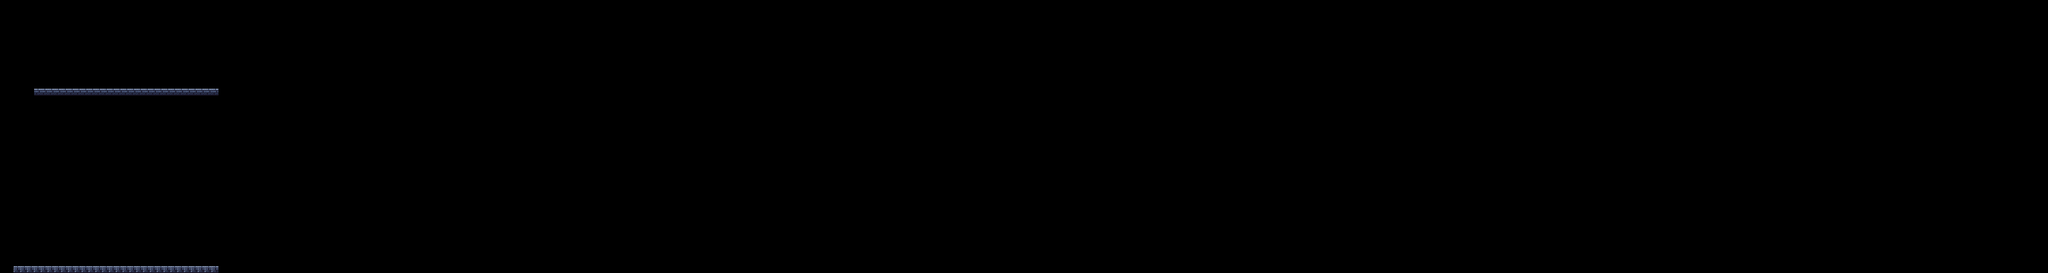

Below is a game level as drawn by its tile map, then a one-line description and the .tmx that defines it (tile-layer data replaced by summaries):
An orthogonal 300x40 tile map with 16x16 px tiles, 1 tile layer (Tile Layer 1) and 2 objects.

<map version="1.10" tiledversion="1.10.2" orientation="orthogonal" renderorder="right-down" width="300" height="40" tilewidth="16" tileheight="16" infinite="0" nextlayerid="4" nextobjectid="3">
 <tileset firstgid="1" source="../Map/Dungeon Tile Set.tsx" />
 <layer id="1" name="Tile Layer 1" width="300" height="40">
  <data>[12000 cells, 57 non-empty, 2 distinct tile ids]</data>
 </layer>
 <objectgroup id="2" name="MapCollider">
  <object id="1" x="80" y="208" width="432" height="16" />
 </objectgroup>
 <objectgroup id="3" name="PlayerPosition">
  <object id="2" x="175.667" y="61.3333" width="120" height="80" />
 </objectgroup>
</map>
